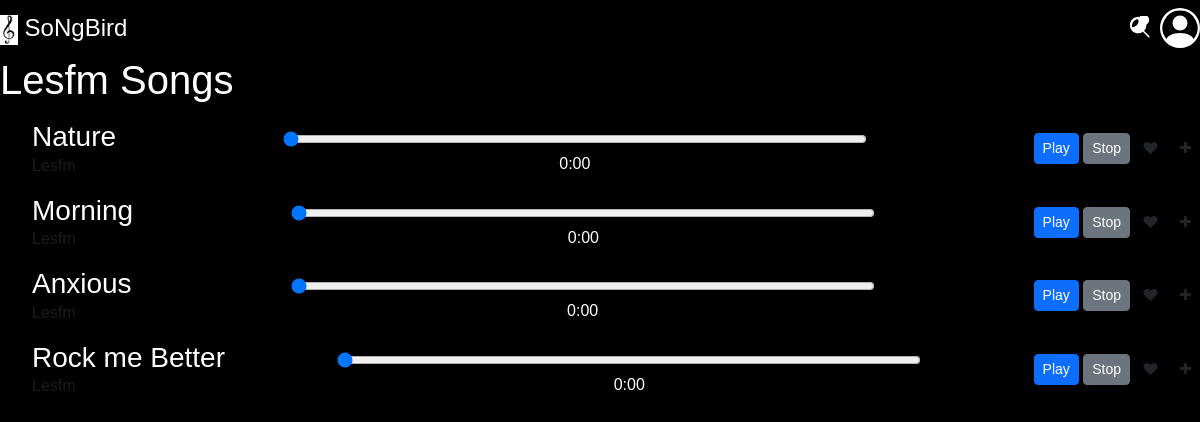
Page /artist/Lesfm/ on the committed database.
### songbird/models.py (models this page shows, shortened)
class Song(models.Model):
    title = models.CharField(max_length=255)
    artist = models.CharField(max_length=255)
    album = models.CharField(max_length=255)
    genre = models.CharField(max_length=100)
    length = models.DurationField()
    release_date = models.DateField()
    audio_file = models.FileField(upload_to=song_file_path)
    play_count = models.PositiveIntegerField(default=0, editable=True)
    def get_audio_url(self):
        return self.audio_file.url

### songbird/views.py (the view)
# urls.py: path('artist/<str:artist_name>/', views.artist_songs, name='artist_songs'),
def artist_songs(request, artist_name):
    songs = Song.objects.filter(artist=artist_name)
    context = {
        'artist_name': artist_name,
        'songs': songs,
    }
    return render(request, 'songbird/artist_songs.html', context)

### songbird/templates/songbird/artist_songs.html (shortened to what this page needs)
{% extends 'songbird/common_initial.html' %}
{% block content %}
<h1>{{ artist_name }} Songs</h1>
    <ul>
        {% for song in songs %}
        <li class="song-container d-flex justify-content-between align-items-center py-2">
            <div class="song-details">
                <h3 class="m-0">{{ song.title }}</h3>
                <p class="m-0 text-muted">{{ song.artist }}</p>
            </div>
            <div class="song-progress">
                <input type="range" min="0" max="100" value="0" step="1" class="progress-bar" id="progress-bar-{{ song.id }}">
                <span class="current-time" id="current-time-{{ song.id }}">0:00</span>
            </div>
            <div class="song-actions">
                {% if song.id %}
                    <button class="btn btn-primary btn-sm play-button" id="play-button-{{ song.id }}" data-audio="{{ song.get_audio_url }}" data-song-id="{{ song.id }}">Play</button>
                    <button class="btn btn-secondary btn-sm stop-button" id="stop-button-{{ song.id }}" data-audio="{{ song.get_audio_url }}">Stop</button>
                    {% if request.user.is_authenticated %}
                        <button class="btn btn-sm favorite-button" data-song-id="{{ song.id }}">
                            {% if song in user_profile.favorite_songs.all %}
                                <i class="fa fa-heart favorite-heart"></i>
                            {% else %}
                                <i class="fa fa-heart"></i>
                            {% endif %}
                        </button>
                        <div class="dropdown">
                            <button class="btn btn-sm add-to-playlist-button dropdown-toggle" type="button" id="dropdownMenuButton" data-song-id="{{ song.id }}">
                                <i class="fa fa-plus"></i>
                            </button>
                            <div class="dropdown-menu" aria-labelledby="dropdownMenuButton">
                            </div>
                        </div>
                    {% else %}
                        <button class="btn btn-sm favorite-button " data-song-id="{{ song.id }}">
                            <i class="fa fa-heart"></i>
                        </button>
                        <button class="btn btn-sm add-to-playlist-button " data-song-id="{{ song.id }}">
                            <i class="fa fa-plus"></i>
                        </button>
                    {% endif %}
                {% else %}
                    <p>Invalid song ID</p>
                {% endif %}
            </div>
        </li>
        {% empty %}
            <li>No songs found for {{ artist_name }}.</li>
        {% endfor %}
    </ul>
{% load static %}
{% endblock %}

### static/css/home.css (style rules this page uses)
.home { background-color: black; color: white; font-family: Arial, sans-serif; margin: 0; padding: 0; }

### static/css/song_list.css (style rules this page uses)
.play-button { transition: background-color 0.3s ease; }
.song-progress { width: 50%; margin-top: 10px; }
.progress-bar { width: 100%; }
.current-time { display: block; margin-top: 5px; text-align: center; }

### rows in the picture
Song: title "Nature", artist "Lesfm"
Song: title "Morning", artist "Lesfm"
Song: title "Anxious", artist "Lesfm"
Song: title "Rock me Better", artist "Lesfm"

### other values in the picture
{{ artist_name }} "Lesfm"
